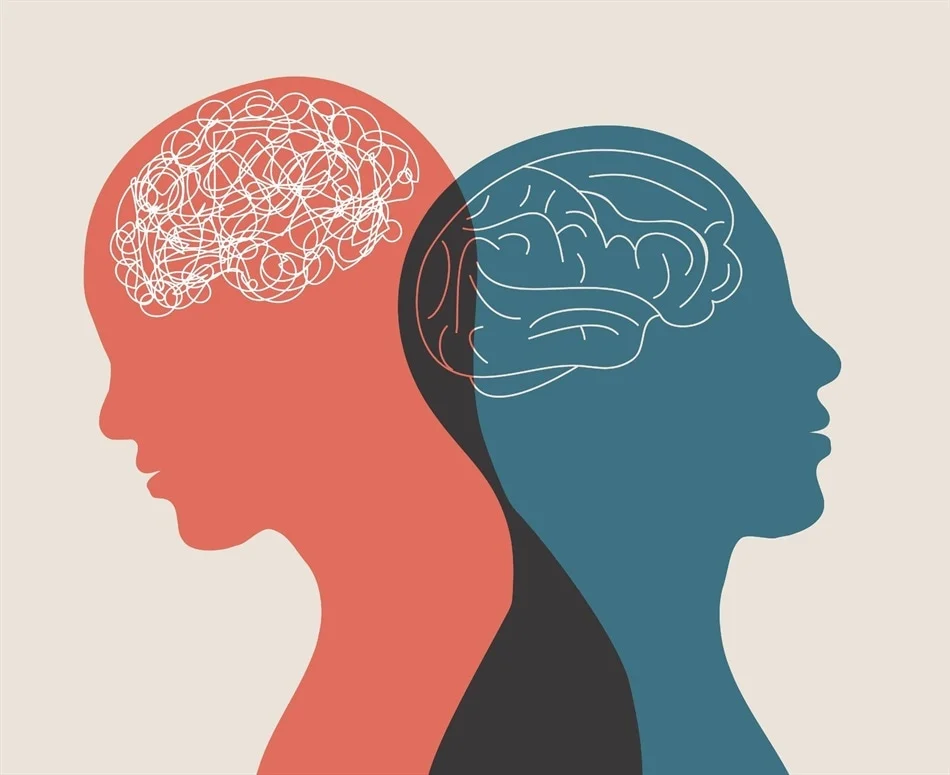
#> input picture mental_h_image.webp, 950 x 775 px
$ jupyter execute process_image_for_mask.ipynb   (shell and % lines are left out)
#> lines starting #> are read from the running program, lines starting #| are printed output that depends on the picture; after the words box and inside, x2 and y2 are one past the last pixel; in counts of white or black regions, pixels touching at a corner belong together
[cell 1]
import numpy as np
import pandas as pd
import matplotlib.pyplot as plt

import os

from nose.tools import *

import skimage.io
import io

import cv2
import numpy as np
import skimage.exposure
from PIL import Image

[cell 2]
image = skimage.io.imread('mental_h_image.webp')
#> image is the input picture: shape (775, 950, 3); mean R, G, B 185, 166.3, 162.4

[cell 3]
plt.imshow(image)

[cell 4]
def threshold_image(image1, threshold):
    image = image1.copy()
    image[image <= threshold] = 0
    image[image > threshold] = 255

    return image

[cell 5]
def convert_to_grayscale(image):
#     return ((image[:,:,0]+image[:,:,1]+image[:,:,2])/3).round(0)
    return (0.2989*image[:,:,0]+0.5870*image[:,:,1]+0.1140*image[:,:,2]).round(0)
#     return (0*image[:,:,0]+0*image[:,:,1]+1*image[:,:,2]).round(0)

[cell 6]
image = convert_to_grayscale(image)
#> in convert_to_grayscale, `return (0.2989*image[:,:,0]+0.5870*image[:,:,1]+0.1140*image[:,:,2]).r..`:
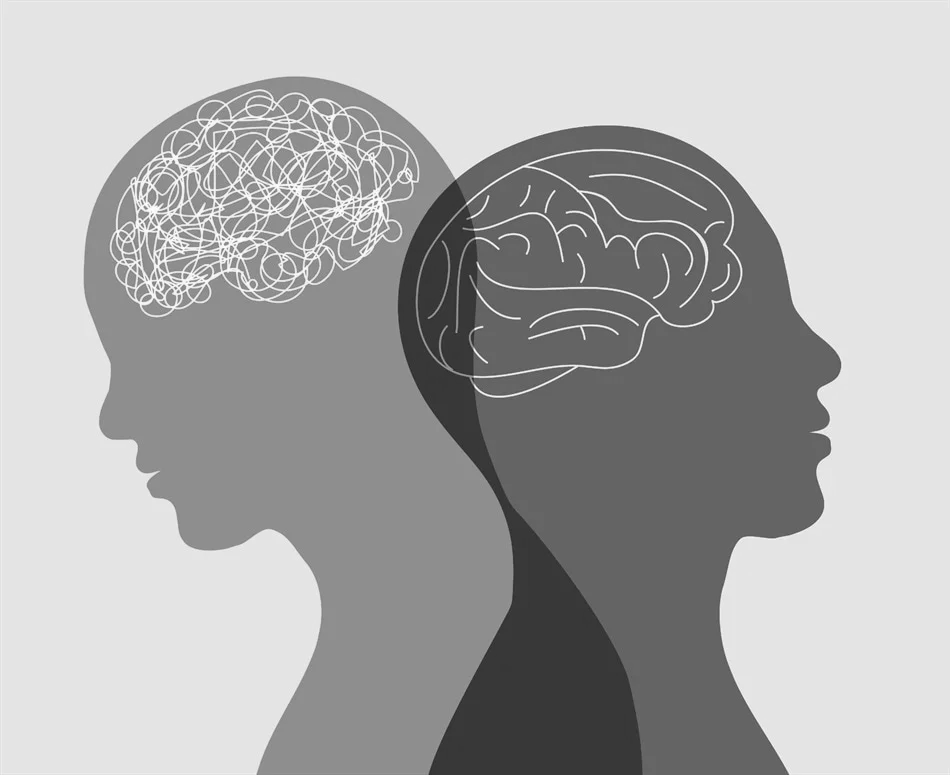
#> returned value: shape (775, 950) float64; min 36, max 255, mean 171.3
plt.imshow(image)

[cell 7]
image = threshold_image(image,200)
#> in threshold_image, `image[image <= threshold] = 0`:
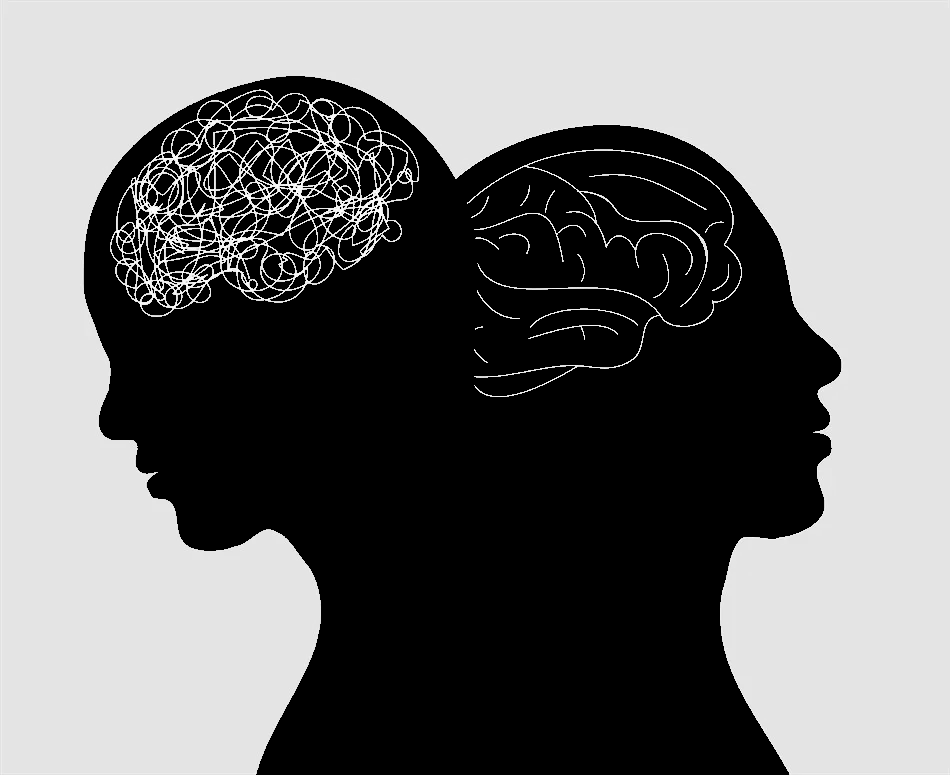
#> image: shape (775, 950) float64; min 0, max 255, mean 113.5
#> in threshold_image, `image[image > threshold] = 255`: image: shape (775, 950) float64; 49.8% white; 19 white regions (1 under 20 px), largest, box (x1, y1, x2, y2) and area: (0, 0, 950, 775) 347036, (110, 89, 419, 317) 15954, (467, 149, 742, 397) 2232
image.shape
#> Out = (775, 950)

[cell 8]
image = image.flatten()

[cell 9]
image.shape
#> Out = (736250,)

[cell 10]
img = Image.new('L', (950, 775))
#> img: PIL image 950x775 L; every value is 0
img.putdata(image)
img.save('image.png')

[cell 11]
plt.imshow(img)

# Another approach

[cell 12]
image1 = Image.open('mental_h_image.webp').convert('L')
image1 = np.asarray(image1)
image1.shape
#> Out = (775, 950)

[cell 13]
np.unique(image1)
#> Out = 219 values from 36 to 255

[cell 14]
# threshold using inRange
range11 = (0)
range21 = (200)
mask1 = cv2.inRange(image1,range11,range21)
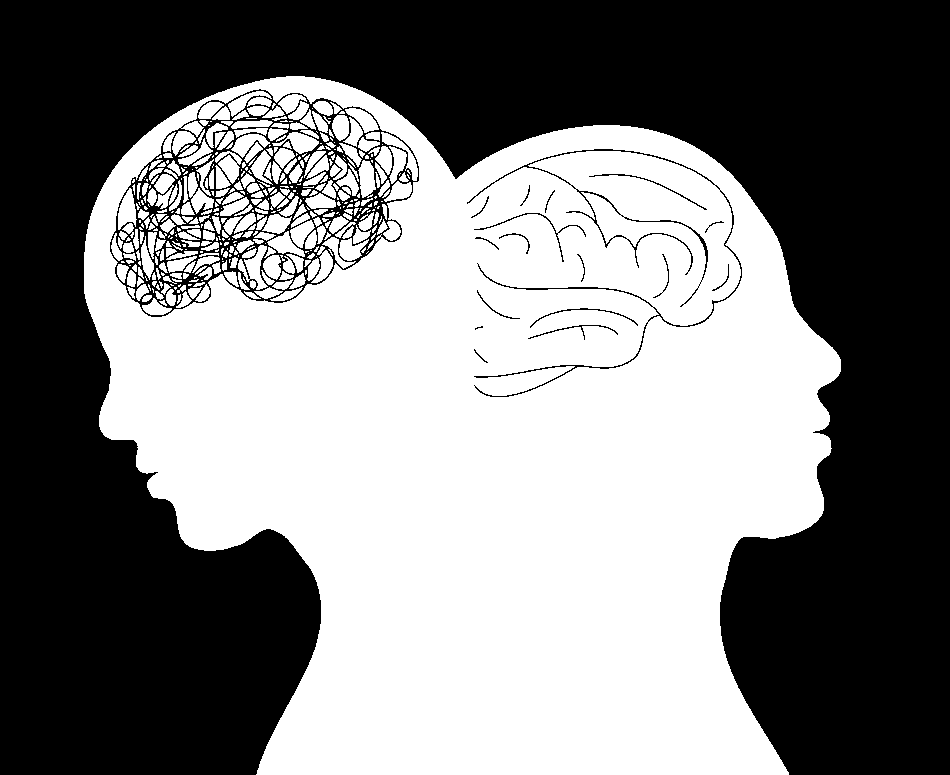
#> mask1: shape (775, 950); 50.2% white; 19 black regions (1 under 20 px), largest, box (x1, y1, x2, y2) and area: (0, 0, 950, 775) 347037, (110, 89, 419, 317) 15956, (467, 149, 742, 397) 2232
mask1 = 255 - mask1 # this will decide if the heads or teh background should be black

[cell 15]
plt.imshow(mask1)

[cell 16]
cv2.imwrite("image1.png", mask1)
#> Out = True
